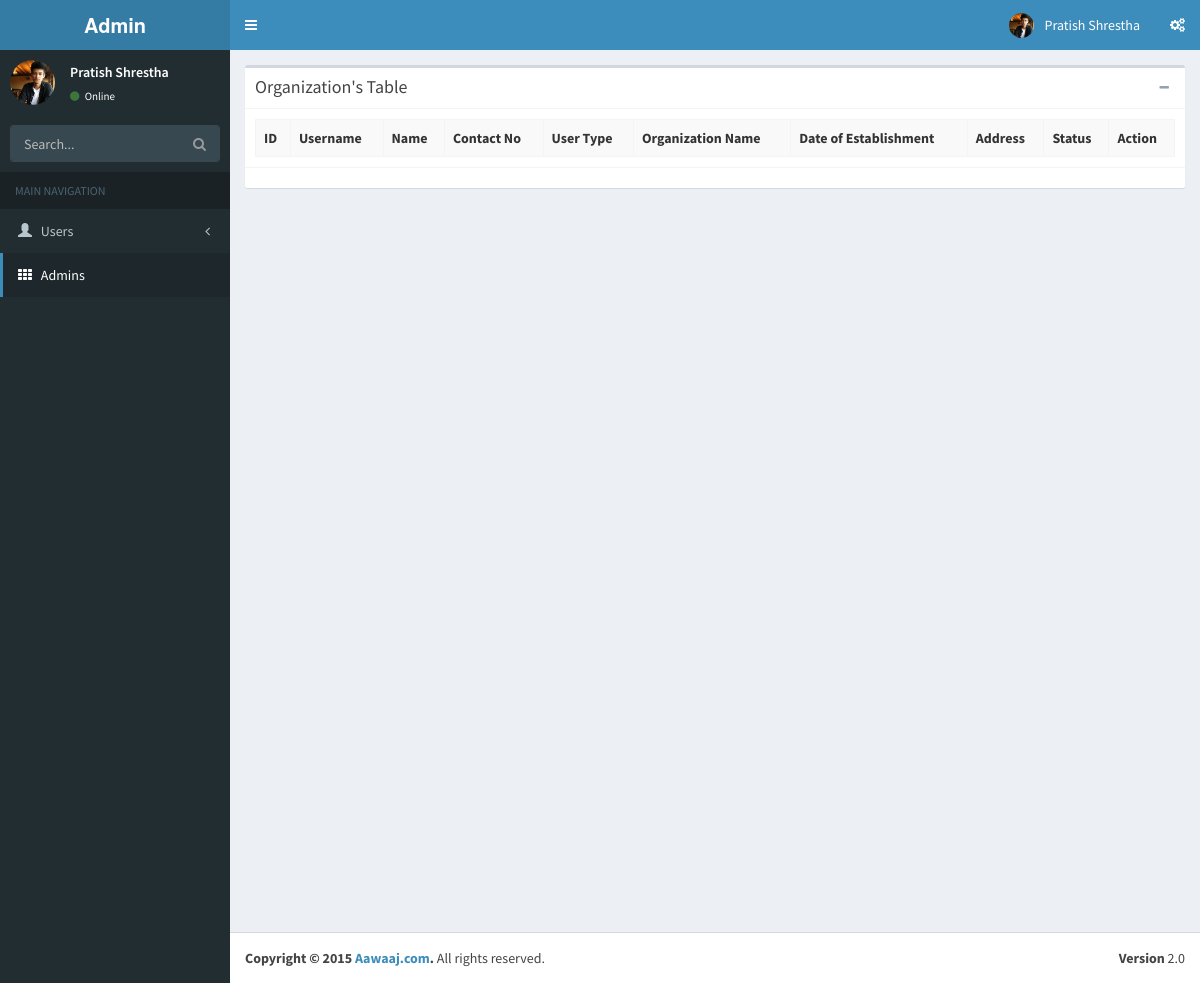
Page /admin/index.php?page=org on the earlier database version.
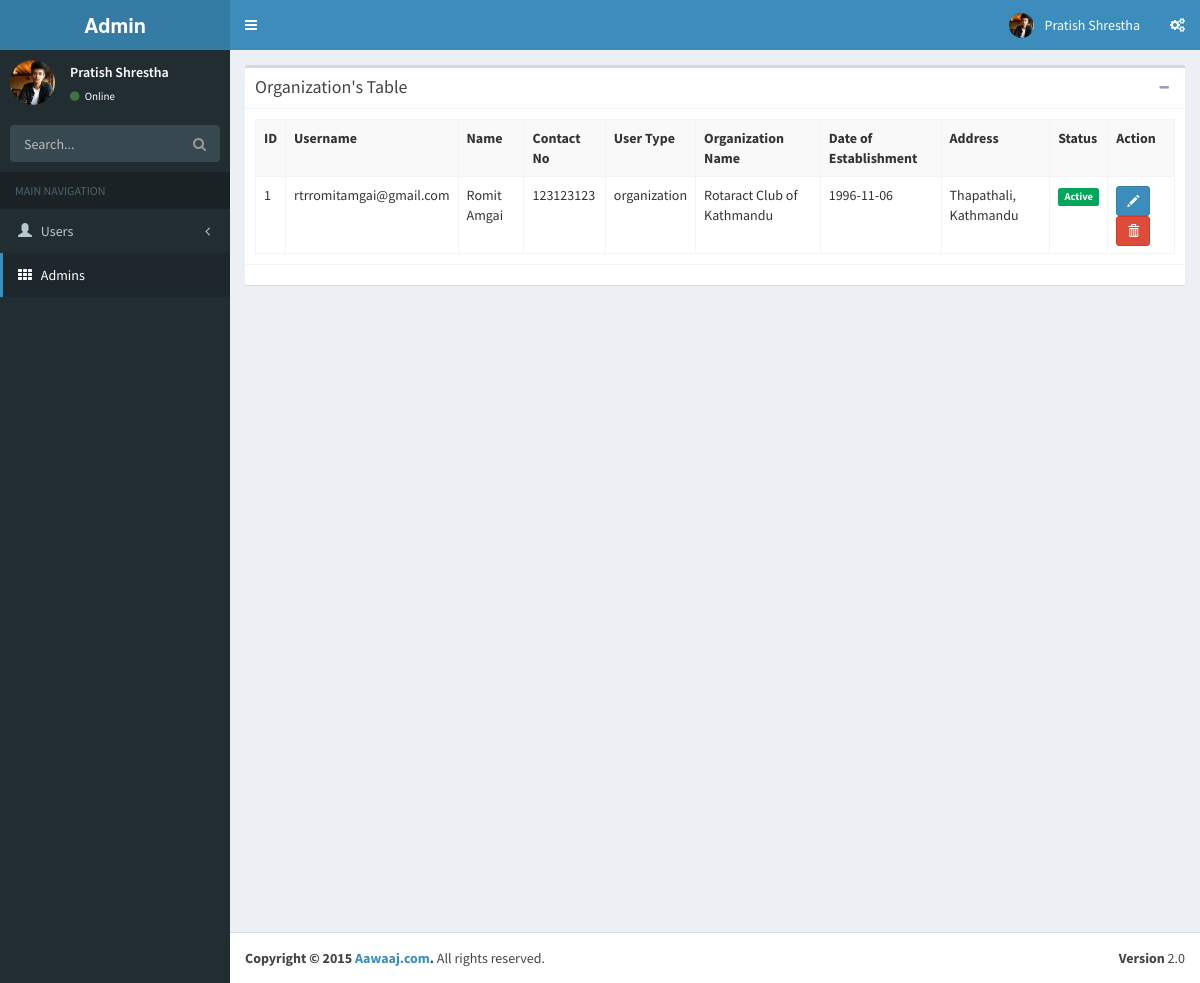
Same page on the later database version.
### tables this page shows
CREATE TABLE IF NOT EXISTS `organization` (
`org_id` int(11) NOT NULL,
  `name` varchar(40) NOT NULL,
  `doe` varchar(20) NOT NULL,
  `img` varchar(100) NOT NULL,
  `address` varchar(60) NOT NULL,
  `objective` text NOT NULL,
  `type` enum('organization') NOT NULL,
  `u_id` int(11) DEFAULT NULL
);

CREATE TABLE IF NOT EXISTS `user` (
`user_id` int(11) NOT NULL,
  `user_name` varchar(30) NOT NULL,
  `first_name` varchar(20) NOT NULL,
  `last_name` varchar(20) NOT NULL,
  `contact_number` int(30) NOT NULL,
  `user_type` enum('generalUser','organization','welfare') NOT NULL,
  `user_status` tinyint(1) NOT NULL,
  `user_hash` varchar(255) DEFAULT NULL
);

### admin/views/admin/container.php (called while the page is built)
<?php
include_once(ROOT_PATH."admin/views/admin/header.php");
include_once(ROOT_PATH."admin/views/admin/".$view_page.".php");
include_once(ROOT_PATH."admin/views/admin/footer.php");

### admin/system/repository/organizationrepository.class.php (called while the page is built, shortened)
<?php
	class OrganizationRepository{
		private $db;
		public function __construct(){
			$this->db = new DBConnection();
		}
		public function get_all(){
			$user_list = array();
			$this->db->connect();
			$sql = "SELECT user_id,user_name,first_name,last_name,contact_number,user_type,user_status,name,doe,img,address,objective FROM user INNER JOIN organization ON user_id = u_id";
			$result = $this->db->fetchquery($sql);
			while($row = $result->fetch_assoc()){
				$user = new User();
				$user->set_user_id($row['user_id']);
				$user->set_user_name($row['user_name']);
				$user->set_first_name($row['first_name']);
				$user->set_last_name($row['last_name']);
				$user->set_contact_number($row['contact_number']);
				$user->set_user_type($row['user_type']);
				$user->set_user_status($row['user_status']);
				$user->set_name($row['name']);
				$user->set_doe($row['doe']);
				$user->set_img($row['img']);
				$user->set_address($row['address']);
				$user->set_objective($row['objective']);
				array_push($user_list,$user);
			}
			return $user_list;
		}
	}
?>

### admin/system/dbUtil/dbconnection.class.php (called while the page is built, shortened)
<?php
	class DBConnection{
		private $conn;
		public function connect(){
			$this->conn = new mysqli(HOSTNAME,USERNAME,PASSWORD,DATABASE);
		}
		public function fetchquery($sql){
			return $this->conn->query($sql);
		}
	}
?>

### admin/system/model/user.class.php (called while the page is built, shortened)
<?php
	class User{
		private $user_id;
		private $user_name;
		private $first_name;
		private $last_name;
		private $contact_number;
		private $user_type;
		private $user_status;
		private $name;
		private $doe;
		private $address;
		public function get_user_id(){
			return $this->user_id;
		}
		public function set_user_id($user_id){
			$this->user_id = $user_id;
		}
		public function get_user_name(){
			return $this->user_name;
		}
		public function set_user_name($user_name){
			$this->user_name = $user_name;
		}
		public function get_first_name(){
			return $this->first_name;
		}
		public function set_first_name($first_name){
			$this->first_name = $first_name;
		}
		public function get_last_name(){
			return $this->last_name;
		}
		public function set_last_name($last_name){
			$this->last_name = $last_name;
		}
		public function get_contact_number(){
			return $this->contact_number;{}
		}
		public function set_contact_number($contact_number){
			$this->contact_number = $contact_number;
		}
		public function get_user_type(){
			return $this->user_type;
		}
		public function set_user_type($user_type){
			$this->user_type = $user_type;
		}
		public function get_user_status(){
			return $this->user_status ;
		}
		public function set_user_status($user_status){
			$this->user_status = $user_status;
		}
		public function  get_name(){
			return $this->name;
		}
		public function set_name($name){
			$this->name = $name;
		}
		public function get_doe(){
			return $this->doe;
		}
		public function set_doe($doe){
			$this->doe = $doe;
		}
		public function  get_address(){
			return $this->address;
		}
		public function set_address($address){
			$this->address = $address;
		}
	}
?>

### admin/views/admin/organizationview/index.php (the view, shortened to what the changed rows need)
<section class="content">
  <div class="box">
    <div class="box-body">
      <table class="table table-bordered table-hover table-striped">
        <tr>
          <th>ID</th>
          <th>Username</th>
          <th>Name</th>
          <th>Contact No</th>
          <th>User Type</th>
          <th>Organization Name</th>
          <th>Date of Establishment</th>
          <th>Address</th>
          <th>Status</th>
          <th>Action</th>
         <?php
        $id=1;
        foreach($this->organizationrepository->get_all() as $user){
         ?>
        <tr>
          <td><?php echo $id++?></td>
          <td><?php echo $user->get_user_name();?></td>
          <td><?php echo $user->get_first_name();?> <?php echo $user->get_last_name();?></td>
          <td><?php echo $user->get_contact_number();?></td>
          <td><?php echo $user->get_user_type();?></td>
          <td><?php echo $user->get_name();?></td>
          <td><?php echo $user->get_doe();?></td>
          <td><?php echo $user->get_address();?></td>
          <?php if($user->get_user_status()==1){
            ?>
             <td><span class="label label-success">Active</span></td>
           <?php
           }else{
        ?>
          <td><span class="label label-danger">Inactive</span></td>
        <?php
         }
         ?>
          <td><a href="<?php echo BASE_URL;?>/index.php?page=org&m=edit&id=<?php echo $user->get_user_id();?>" class="btn btn-primary btn-sm glyphicon glyphicon-pencil"></a>
              <a href="<?php echo BASE_URL;?>/index.php?page=org&m=delete&id=<?php echo $user->get_user_id();?>" class="btn btn-danger btn-sm glyphicon glyphicon-trash" onclick="return confirm('Are you sure?')"></a></td>
        </tr>
        <?php
        }
          ?>
      </table>
    </div>
  </div>
</section>

Differences in the rows shown:
added organization: u.user_name "rtrromitamgai@gmail.com", u.first_name "Romit", u.last_name "Amgai", u.contact_number "123123123", u.user_type "organization", name "Rotaract Club of Kathmandu", doe "1996-11-06", address "Thapathali, Kathmandu"
